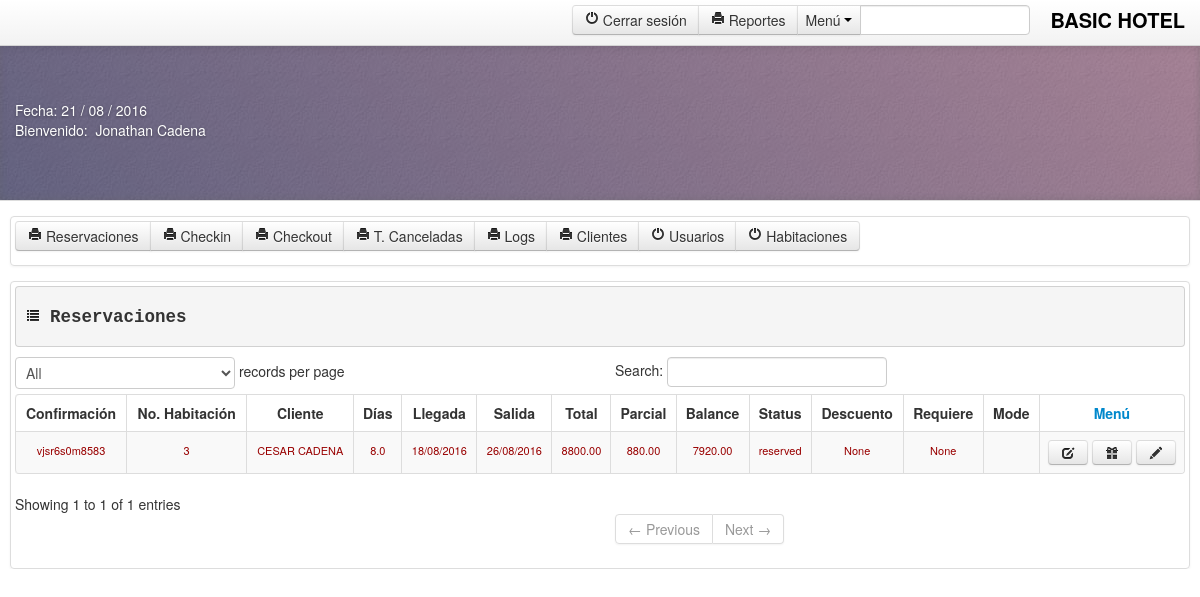
Page /hotel1/admin/admin.php (signed in) on the committed database.
### tables this page shows
CREATE TABLE IF NOT EXISTS `tb_user` (
`user_id` int(11) NOT NULL,
  `username` varchar(100) NOT NULL,
  `password` varchar(100) NOT NULL,
  `firstname` varchar(100) NOT NULL,
  `lastname` varchar(100) NOT NULL,
  `contact` varchar(50) NOT NULL
);

CREATE TABLE IF NOT EXISTS `tb_reserve` (
`reserveID` int(15) NOT NULL,
  `memberID` varchar(50) NOT NULL,
  `roomID` int(30) NOT NULL,
  `days_no` varchar(40) NOT NULL,
  `total` varchar(40) NOT NULL,
  `totalamount` varchar(40) NOT NULL,
  `partial` varchar(40) NOT NULL,
  `balance` varchar(40) NOT NULL,
  `excess_id` varchar(44) NOT NULL,
  `arrival` varchar(40) NOT NULL,
  `departure` varchar(40) NOT NULL,
  `status` varchar(40) NOT NULL,
  `request` varchar(40) NOT NULL,
  `transaction_code` varchar(40) NOT NULL,
  `modeofpayment` varchar(40) NOT NULL,
  `discount` int(15) NOT NULL,
  `Incharge` varchar(50) NOT NULL,
  `Date` varchar(50) DEFAULT NULL
);

CREATE TABLE IF NOT EXISTS `tb_rooms` (
`roomID` int(11) NOT NULL,
  `name` varchar(30) NOT NULL,
  `description` text NOT NULL,
  `category_id` int(15) NOT NULL,
  `price` int(11) NOT NULL,
  `location` varchar(200) NOT NULL,
  `status` varchar(40) NOT NULL
);

CREATE TABLE IF NOT EXISTS `tb_member` (
`memberID` int(15) NOT NULL,
  `username` varchar(40) NOT NULL,
  `firstname` varchar(40) NOT NULL,
  `lastname` varchar(40) NOT NULL,
  `email` varchar(40) NOT NULL,
  `password` varchar(40) NOT NULL,
  `contact_number` varchar(40) NOT NULL,
  `address` varchar(40) NOT NULL,
  `zip` int(40) NOT NULL,
  `country` varchar(40) NOT NULL
);

### hotel1/admin/session.php (called while the page is built, shortened)
<?php
        $session_id=$_SESSION['id'];
?>

### hotel1/admin/body.php (the view, shortened to what this page needs)
<div id="myCarousel" class="carousel slide" data-interval="0">
 <ol class="carousel-indicators">
    <li data-target="#myCarousel" data-slide-to="0" class="active"></li>
    <li data-target="#myCarousel" data-slide-to="1"></li>
    <li data-target="#myCarousel" data-slide-to="2"></li>
  </ol>
 <div style="margin-top:15px;" class="container thumbnail">
<div  class="input-prepend">
          <div class="btn-group">
          <a class="btn" href="#myCarousel" data-slide-to="0" data-interval="0"><i class="icon-print"></i> Reservaciones</a>
          <a class="btn" href="#myCarousel" data-slide-to="1" data-interval="0"><i class="icon-print"></i> Checkin</a>
          <a class="btn" href="#myCarousel" data-slide-to="2" data-interval="0"><i class="icon-print"></i> Checkout</a>
          <a class="btn" href="#myCarousel" data-slide-to="3" data-interval="0"><i class="icon-print"></i> T. Canceladas</a>
          <a class="btn" href="#myCarousel" data-slide-to="4" data-interval="0"><i class="icon-print"></i> Logs</a>
          <a class="btn" href="#myCarousel" data-slide-to="5" data-interval="0"><i class="icon-print"></i> Clientes</a>
          <a class="btn" href="#myCarousel" data-slide-to="6" data-interval="0"><i class="icon-off"></i> Usuarios</a>
          <a class="btn" href="#myCarousel" data-slide-to="7" data-interval="0"><i class="icon-off"></i> Habitaciones</a>
      </div>
</div>
</div>
  <div class="carousel-inner">
<div class="active item">
<div style="margin-top:15px;" class="container thumbnail">
            <pre><h4><strong><i class="icon-list"></i> Reservaciones</strong></h4></pre>
 		<table cellpadding="0" cellspacing="0" border="0" class="table table-striped table-bordered" id="example">
                <thead>
                    <tr>
                        <th><div align="center">Confirmación</div></th>
                        <th><div align="center">No. Habitación</div></th>
                        <th><div align="center">Cliente</div></th>
                        <th><div align="center">Días</div></th>
                        <th><div align="center">Llegada</div></th>
                        <th><div align="center">Salida</div></th>
                        <th><div align="center">Total</div></th>
                        <th><div align="center">Parcial</div></th>
                        <th><div align="center">Balance</div></th>
                        <th><div align="center">Status</div></th>
                        <th><div align="center">Descuento</div></th>
                        <th><div align="center">Requiere</div></th>
                        <th><div align="center">Mode</div></th>
                        <th><div align="center"><a data-trigger="hover" title="Buttons Function" data-placement="top" data-content="Change Room/Discount/Checkin" data-toggle="popover">Menú</a></div></th>
                    </tr>
                </thead>
                    <?php
    $cart_table = mysql_query("select  * from tb_reserve where status='reserved'") or die(mysql_error());
                                    while ($cart_row = mysql_fetch_array($cart_table)) {
                                        $order_id = $cart_row['reserveID'];
                                        $product_id = $cart_row['roomID'];
                                        $member_id = $cart_row['memberID'];
    $product_query = mysql_query("select * from tb_rooms where roomID='$product_id'") or die(mysql_error());
                                        $product_row = mysql_fetch_array($product_query);
	$member_query = mysql_query("select * from tb_member where memberID = '$member_id'")or die(mysql_error());
										$member_row=mysql_fetch_array($member_query);
                                        ?>
                <tbody>
                						<tr>
                                            <td><div style="font-size:11px; color:rgba(153,0,0,1);" align="center"><?php echo $cart_row['transaction_code']; ?></div></td>
                                            <td><div style="font-size:11px; color:rgba(153,0,0,1);" align="center"><?php echo $product_row['name']; ?></div></td>
                                            <td><div style="font-size:11px; color:rgba(153,0,0,1);" align="center"><?php echo $member_row['firstname']." ".$member_row['lastname']; ?></div></td>
                                            <td><div style="font-size:11px; color:rgba(153,0,0,1);" align="center"><?php echo $cart_row['days_no']; ?></div></td>
                                            <td><div style="font-size:11px; color:rgba(153,0,0,1);" align="center"><?php echo $cart_row['arrival']; ?></div></td>
                                            <td><div style="font-size:11px; color:rgba(153,0,0,1);" align="center"><?php echo $cart_row['departure']; ?></div></td>
                                            <td><div style="font-size:11px; color:rgba(153,0,0,1);" align="center"><?php echo $cart_row['total']; ?></div></td>
                                            <td><div style="font-size:11px; color:rgba(153,0,0,1);" align="center"><?php echo $cart_row['partial']; ?></div></td>
                                            <td><div style="font-size:11px; color:rgba(153,0,0,1);" align="center"><?php echo $cart_row['balance']; ?></div></td>
                                            <td><div style="font-size:11px; color:rgba(153,0,0,1);" align="center"><?php echo $cart_row['status']; ?></div></td>
										    <td><div style="font-size:11px; color:rgba(153,0,0,1);" align="center"><?php if ($cart_row['discount'] == 0){echo 'None';}else{echo $cart_row['discount'];} ?></div></td>
                                            <td><div style="font-size:11px; color:rgba(153,0,0,1);" align="center"><?php if($cart_row['request' == '']){echo 'None';} else{echo $cart_row['request'];} ?></div></td>
                                            <td><div style="font-size:11px; color:rgba(153,0,0,1);" align="center"><?php echo $cart_row['modeofpayment']; ?></div></td>
                                            <td width="128"><a href="#change<?php echo $order_id; ?>" data-toggle="modal" class="btn"><i class="icon-edit"></i></a>
                                            <a href="#discount<?php echo $order_id; ?>" data-toggle="modal" class="btn"><i class="icon-gift"></i></a>
                                            <a href="#checkin<?php echo $order_id; ?>" data-toggle="modal" class="btn"><i class="icon-pencil"></i></a>
                                            </td>
                                        </tr>
               </tbody>
               <?php }?>
        </table>
</div>
	</div>
  </div>
</div>

### hotel1/admin/user_name.php (shortened to what this page needs)
<?php
$username_query = mysql_query("select * from tb_user where user_id=$session_id") or die(mysql_error());
$user_row = mysql_fetch_array($username_query);
?>
<div class="pull-right-date">
    <?php
    $Today = date('m/d/y');
    $new = date('d / m / Y', strtotime($Today));
    echo "Fecha: ".$new;
    ?>
</div>
<div class="username">Bienvenido:&nbsp;&nbsp;<?php echo $user_row['firstname'] . " " . $user_row['lastname']; ?></div>

### hotel1/admin/css/docs.css (style rules this page uses)
body { position: relative; padding-top: 40px; }

### rows in the picture
tb_user: firstname "Jonathan", lastname "Cadena"
tb_reserve: transaction_code "vjsr6s0m8583", roomID.name "3", memberID.firstname "CESAR", memberID.lastname "CADENA", days_no "8.0", arrival "18/08/2016", departure "26/08/2016", total "8800.00", partial "880.00", balance "7920.00", status "reserved", discount "None"
